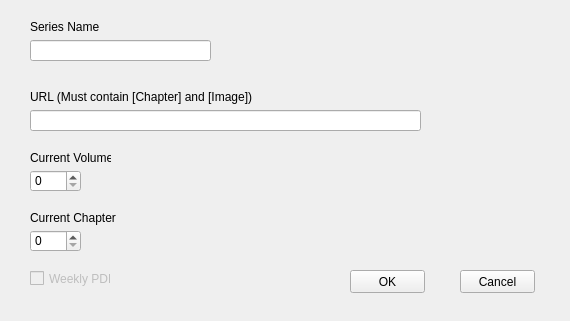
<?xml version="1.0" encoding="UTF-8"?>
<ui version="4.0">
 <class>Add</class>
 <widget class="QWidget" name="Add">
  <property name="geometry">
   <rect>
    <x>0</x>
    <y>0</y>
    <width>570</width>
    <height>321</height>
   </rect>
  </property>
  <property name="windowTitle">
   <string>Add a new series</string>
  </property>
  <widget class="QSpinBox" name="VolumeValue">
   <property name="geometry">
    <rect>
     <x>30</x>
     <y>170</y>
     <width>51</width>
     <height>22</height>
    </rect>
   </property>
   <property name="maximum">
    <number>250</number>
   </property>
  </widget>
  <widget class="QLabel" name="Chapter">
   <property name="geometry">
    <rect>
     <x>30</x>
     <y>210</y>
     <width>101</width>
     <height>16</height>
    </rect>
   </property>
   <property name="text">
    <string>Current Chapter</string>
   </property>
  </widget>
  <widget class="QSpinBox" name="ChapterValue">
   <property name="geometry">
    <rect>
     <x>30</x>
     <y>230</y>
     <width>51</width>
     <height>22</height>
    </rect>
   </property>
   <property name="maximum">
    <number>5000</number>
   </property>
  </widget>
  <widget class="QWidget" name="layoutWidget_2">
   <property name="geometry">
    <rect>
     <x>30</x>
     <y>90</y>
     <width>391</width>
     <height>41</height>
    </rect>
   </property>
   <layout class="QVBoxLayout" name="verticalLayout_3">
    <item>
     <widget class="QLabel" name="URL">
      <property name="text">
       <string>URL (Must contain [Chapter] and [Image])</string>
      </property>
     </widget>
    </item>
    <item>
     <widget class="QLineEdit" name="TextURL"/>
    </item>
   </layout>
  </widget>
  <widget class="QPushButton" name="AddOK">
   <property name="geometry">
    <rect>
     <x>350</x>
     <y>270</y>
     <width>75</width>
     <height>23</height>
    </rect>
   </property>
   <property name="text">
    <string>OK</string>
   </property>
  </widget>
  <widget class="QPushButton" name="AddCancel">
   <property name="geometry">
    <rect>
     <x>460</x>
     <y>270</y>
     <width>75</width>
     <height>23</height>
    </rect>
   </property>
   <property name="text">
    <string>Cancel</string>
   </property>
  </widget>
  <widget class="QWidget" name="layoutWidget">
   <property name="geometry">
    <rect>
     <x>30</x>
     <y>20</y>
     <width>181</width>
     <height>41</height>
    </rect>
   </property>
   <layout class="QVBoxLayout" name="verticalLayout">
    <item>
     <widget class="QLabel" name="Serie">
      <property name="text">
       <string>Series Name</string>
      </property>
     </widget>
    </item>
    <item>
     <widget class="QLineEdit" name="TextSeriesName"/>
    </item>
   </layout>
  </widget>
  <widget class="QLabel" name="Tome">
   <property name="geometry">
    <rect>
     <x>30</x>
     <y>150</y>
     <width>81</width>
     <height>16</height>
    </rect>
   </property>
   <property name="text">
    <string>Current Volume</string>
   </property>
  </widget>
  <widget class="QCheckBox" name="BoxWeeklyPDF">
   <property name="enabled">
    <bool>false</bool>
   </property>
   <property name="geometry">
    <rect>
     <x>30</x>
     <y>270</y>
     <width>81</width>
     <height>17</height>
    </rect>
   </property>
   <property name="text">
    <string>Weekly PDF</string>
   </property>
  </widget>
 </widget>
 <resources/>
 <connections/>
</ui>
